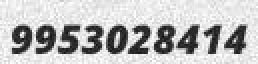
#> input picture smart/image_for_test/9953028414_20270.jpg, 129 x 32 px, found by its file name (shown 2 times larger); the run also reads 1 picture not shown here
$ jupyter execute --allow-errors make_image_txt_for_pixellink.ipynb   (shell and % lines are left out)
#> lines starting #> are read from the running program, lines starting #| are printed output that depends on the picture
[cell 1]
from PIL import Image
import numpy as np
import matplotlib.pylab as plt
import os
import random

[cell 2]
background = Image.open("background.jpg")
background_array = np.array(background)

plt.imshow(background_array)
plt.axis("off")
plt.show()

## 경로 설정 및 폴더 리스트 작성

[cell 3]
text_image_folder = "C:\\Users\\multicampus\\Desktop\\Smart Refrigerator\\text_image"
#> (the rest of this cell did not finish here and is left out)

## 10000개의 이미지를 만드는 과정, 하나의 이미지에는 20개의 글자가 있다.

#> (a cell that did not finish here is left out)

### background를 만드는 과정

[cell 5]
new_image = Image.new('RGB',(1280,720))
#> new_image: PIL image 1280x720 RGB; every value is 0
new_image.paste(background,(0,0))
new_image_array = np.array(new_image)
plt.imshow(new_image_array)
plt.axis("off")
plt.show()

### image_for_test에서 이미지 3개를 하나의 이미지에 만드는 과정

[cell 6]
background = Image.open("background.jpg")

path = "C:\\Users\\multicampus\\Desktop\\Smart Refrigerator\\Create_image_for_pixellink\\image_for_test"
image_list = os.listdir(path)

list_w = []
list_h = []
list_x = []
list_y = []
list_x_limit = []
list_y_limit = []
list_name = []

new_image = Image.new('RGB',(1280,720))
new_image.paste(background,(0,0))

for i, image_path in enumerate(image_list):
    word_image = Image.open("{}".format(os.path.join(path,image_path)))
#> word_image is the input picture: PIL image 129x32 RGB; min 14, max 255, mean 189.5

    name = image_path
    # name.strip()
    name_split = name.split("_")
    print(name_split[0])
    list_name.append(name_split[0])

    w = word_image.size[0]
#> w = 129
    list_w.append(w)

    h = word_image.size[1]
#> h = 32
    list_h.append(h)

    x_limit = 1280 - w
#> x_limit = 1151
    list_x_limit.append(x_limit)

    y_limit = 720 - h
#> y_limit = 688
    list_y_limit.append(y_limit)
#> pass 2 of the loop `for i, image_path in enumerate(image_list):`:
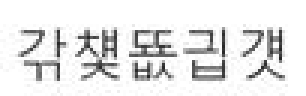
#> input picture smart/image_for_test/갂 첓 뚒 긥 걧_6029.jpg, 102 x 32 px, found by its file name (shown 3 times larger)
#> word_image is the input picture: PIL image 102x32 RGB; min 37, max 255, mean 230.3

for i, image_path in enumerate(image_list):
    word_image = Image.open("{}".format(os.path.join(path,image_path)))

    if len(list_x) == 0:
        x = random.randint(0,list_x_limit[i])
#> x = 788
        list_x.append(x)

        y = random.randint(0,list_y_limit[i])
#> y = 430
        list_y.append(y)

        new_image.paste(word_image,(x,y))
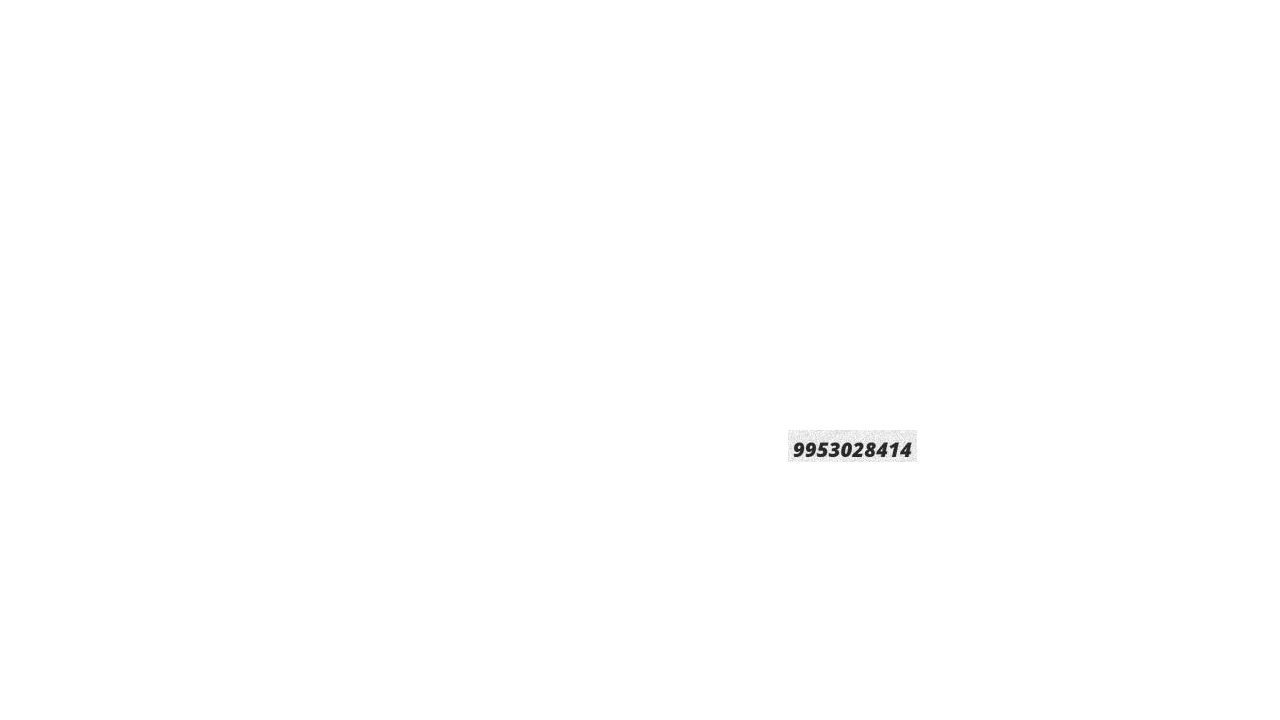
#> new_image: PIL image 1280x720 RGB; min 14, max 255, mean 254.7

    else :
        while True:
            x = random.randint(0,list_x_limit[i])
            y = random.randint(0,list_y_limit[i])

            for j in range(0,len(list_x)):
                if ((x >= list_x[j]) and (x <= (list_x[j] + list_w[j]))) and ((y >= list_y[j]) and (y <= (list_y[j] + list_h[j]))) :
                    break

                else:
                    continue

            list_x.append(x)
            list_y.append(y)
            new_image.paste(word_image,(x,y))
            break
#> pass 2 of the loop `for i, image_path in enumerate(image_list):`:
#> after the loop `while True:`:
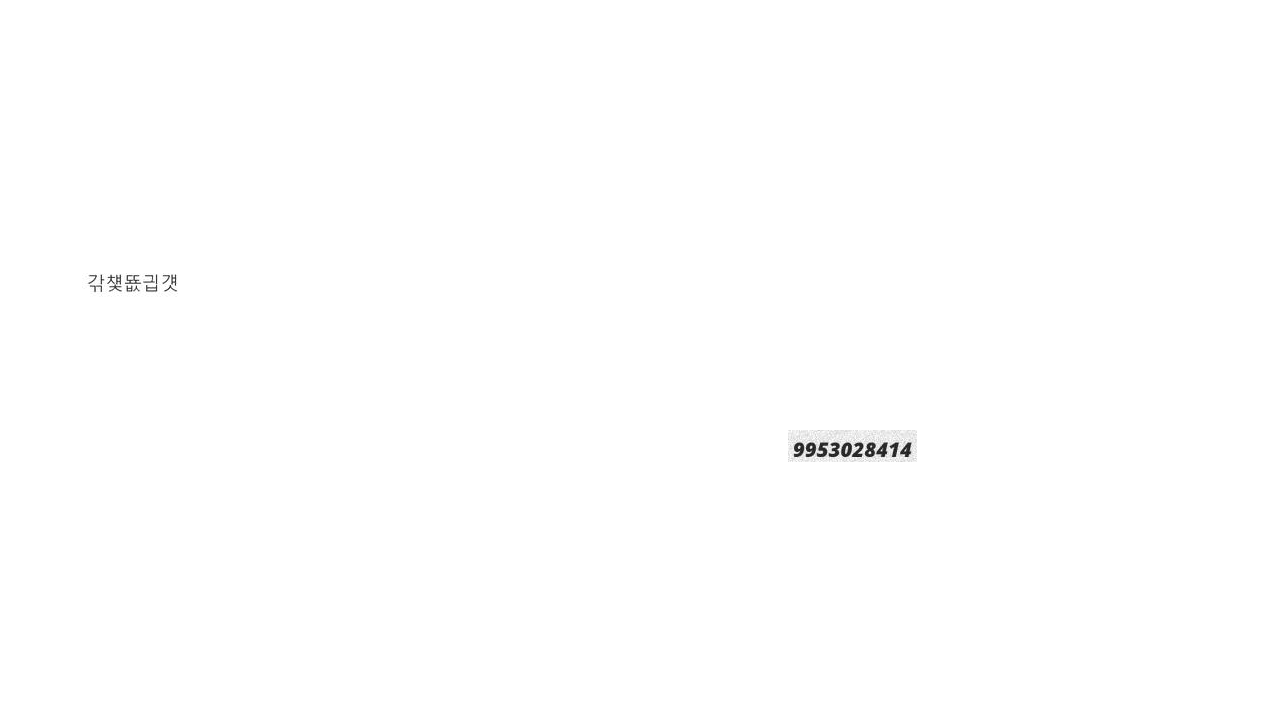
#> new_image: PIL image 1280x720 RGB; min 14, max 255, mean 254.6
#> after the loop `while True:`: list_x = [788, 82]; list_y = [430, 265]

new_image_array = np.array(new_image)
plt.imshow(new_image_array)
#plt.axis("off")
plt.show()

#new_image.save("new_image.jpg", "JPEG")

text = open('new_image.txt','a')
for i in range(len(list_x)):
    # print(list_x[i],list_y[i],list_w[i],list_h[i], list_name[i])
    text.write("%d,%d,%d,%d,%d,%d,%d,%d,%s \n" %(list_x[i], list_y[i], (list_x[i] + list_w[i]), list_y[i], (list_x[i] + list_w[i]), (list_y[i] + list_h[i]), list_x[i], (list_y[i] + list_h[i]), list_name[i]))
#> this loop made 2 passes

[cell 7]
a = 1
b = 2
for i in range(3):
    text.write("%d, %d" %(a, b))

[cell 8]
path = "C:\\Users\\multicampus\\Desktop\\Smart Refrigerator\\Create_image_for_pixellink\\image_for_test"
image_list = os.listdir(path)

for i, image_path in enumerate(image_list):
    word_image = Image.open("{}".format(os.path.join(path,image_path)))
    new_image_array = np.array(word_image)
    plt.imshow(new_image_array)
    plt.axis("off")
    plt.show()
#> pass 2 of the loop `for i, image_path in enumerate(image_list):`:
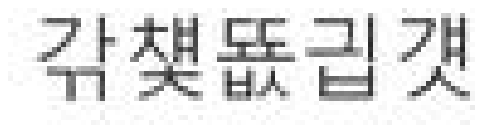
#> figure drawn by matplotlib, 1 panel
